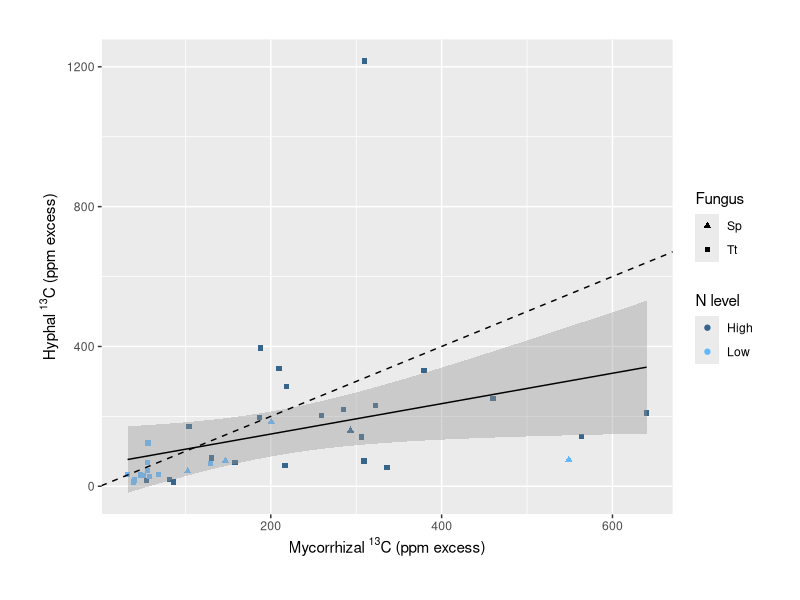
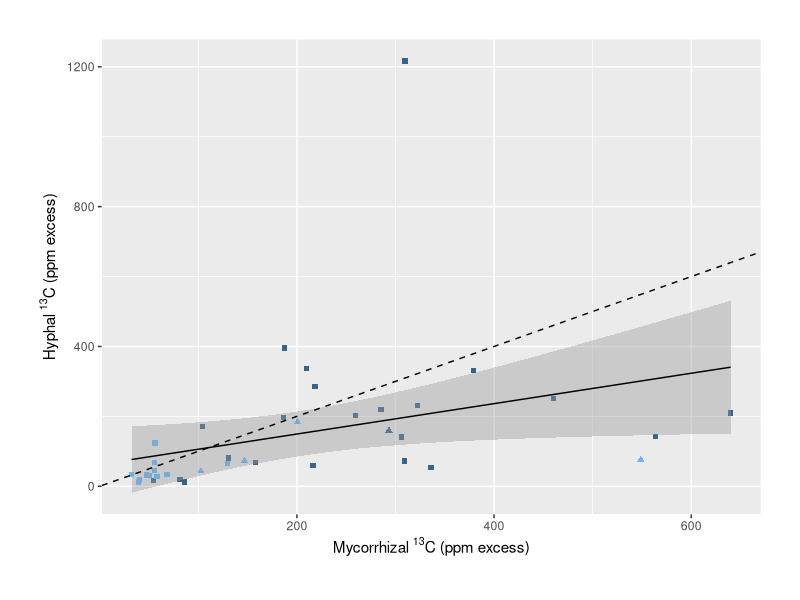
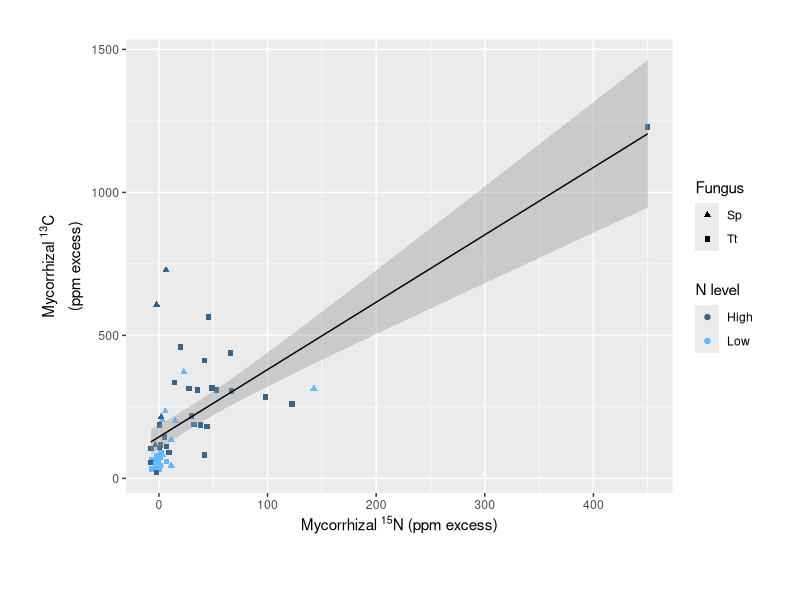

Source code (R) for these figures, in order: (Note: this script raises an error after producing the figures.)
#5-3-FC_hyphal_13C_root_15N_myco_comparison_figure

setwd("~/Documents/Fungal competition project/fungal-competition2020/")

library(cowplot)
library(tidyverse)

carboninfo = read_csv("processeddata/data_for_carbon_only_analyses.csv")
nitrogeninfo = read_csv("processeddata/isotope_and_plant_metadata_FOR_N_ANALYSES_and_exchange_rates.csv")


#### Carbon panel: How well did hyphal C track myco C? ####

hyphalCformycoC_plot = ggplot(data = carboninfo) +
  geom_point(aes(x = mycoC13ppmexcess,
                 y = hyphae.ppm13Cexcess, 
                 color = N_level,
                 shape =compartment_fungus)) +
  geom_smooth(method = "lm", aes(x = mycoC13ppmexcess,
                                 y = hyphae.ppm13Cexcess),
              color = "black",
              size = 0.5) +
  scale_color_manual(values = c("steelblue4", "steelblue1"),
                     name = "N level") +
  scale_shape_manual(values = c(17, 15),
                     name = "Fungus") +
  ylab(expression("Hyphal "^13*"C (ppm excess)")) +
  xlab(expression("Mycorrhizal "^13*"C (ppm excess)")) +
  theme(plot.margin = unit(c(1,1,1,1), "cm")) +
  geom_abline(intercept = 0, slope = 1, linetype = "dashed")

hyphalCformycoC_plot_nolegend = hyphalCformycoC_plot +
  theme(legend.position = "none")
# save_plot("plots/Regression_hyphal_C_for_myco_C_with_outlier.pdf", 
#           hyphalCformycoC_plot_withoutlier,
#           ncol = 1,
#           base_aspect_ratio = 1.4)
# 
# ggsave("plots/Regression_hyphal_C_for_myco_C_with_outlier.jpeg", 
#        plot = hyphalCformycoC_plot_withoutlier,
#        device = "jpeg",
#        width = 7, height = 5, units = "in")

### Nitrogen panel ####
rootNformycoN_plot = ggplot(data = nitrogeninfo) +
  geom_point(aes(x = mycoN15ppmexcess,
                 y = uncolN15ppmexcess, 
                 color = N_level,
                 shape = mycofungus)) +
  geom_smooth(method = "lm",
              aes(x = mycoN15ppmexcess,
                  y = uncolN15ppmexcess),
              color = "black",
              size = 0.5) +
  scale_color_manual(values = c("steelblue4", "steelblue1"),
                     name = "N level") +
  scale_shape_manual(values = c(17, 15),
                     name = "Fungus") +
  ylab(bquote(atop("Uncolonized roots "^15*N, "(ppm excess)"))) +
  xlab(expression("Mycorrhizal "^15*"N (ppm excess)")) +
  theme(plot.margin = unit(c(1,1,1,1), "cm")) +
  geom_abline(intercept = 0, slope = 1, linetype = "dashed")

rootNformycoN_plot_nolegend = rootNformycoN_plot +
  theme(legend.position = "none")

# When considering N and C together, I need the dataset 
# that only includes plants/compartments that received nitrogen label.

mycoCforN = ggplot(data = nitrogeninfo) +
  geom_point(aes(x = mycoN15ppmexcess,
                 y = mycoC13ppmexcess, 
                 color = N_level,
                 shape = compartment_fungus)) +
  geom_smooth(method = "lm", 
              formula = y ~ x, 
              aes(x = mycoN15ppmexcess,
                  y = mycoC13ppmexcess),
              color = "black",
              size = 0.5) +
  ylab(bquote(atop("Mycorrhizal "^13*"C", "(ppm excess)"))) +
  xlab(bquote(atop("Mycorrhizal "^15*"N (ppm excess)"))) +
  scale_color_manual(values = c("steelblue4", "steelblue1"),
                     name = "N level") +
  scale_shape_manual(values = c(17, 15),
                     name = "Fungus") +
  theme(plot.margin = unit(c(1,1,1,1), "cm"))

threepanels = plot_grid(rootNformycoN_plot_nolegend, 
                        hyphalCformycoC_plot_nolegend,
                        mycoCforN,
                        labels = c("A", "B", "C"),
                        align = "h",
                        nrow = 1,
                        ncol = 3,
                        rel_widths = c(1, 1, 1.15))

save_plot("plots/Multipanel_regressions_myco_N_and_C.jpeg",
          threepanels,
          base_aspect_ratio = 3.6)

save_plot("plots/Multipanel_regressions_myco_N_and_C.pdf",
          threepanels,
          base_aspect_ratio = 3.6)
